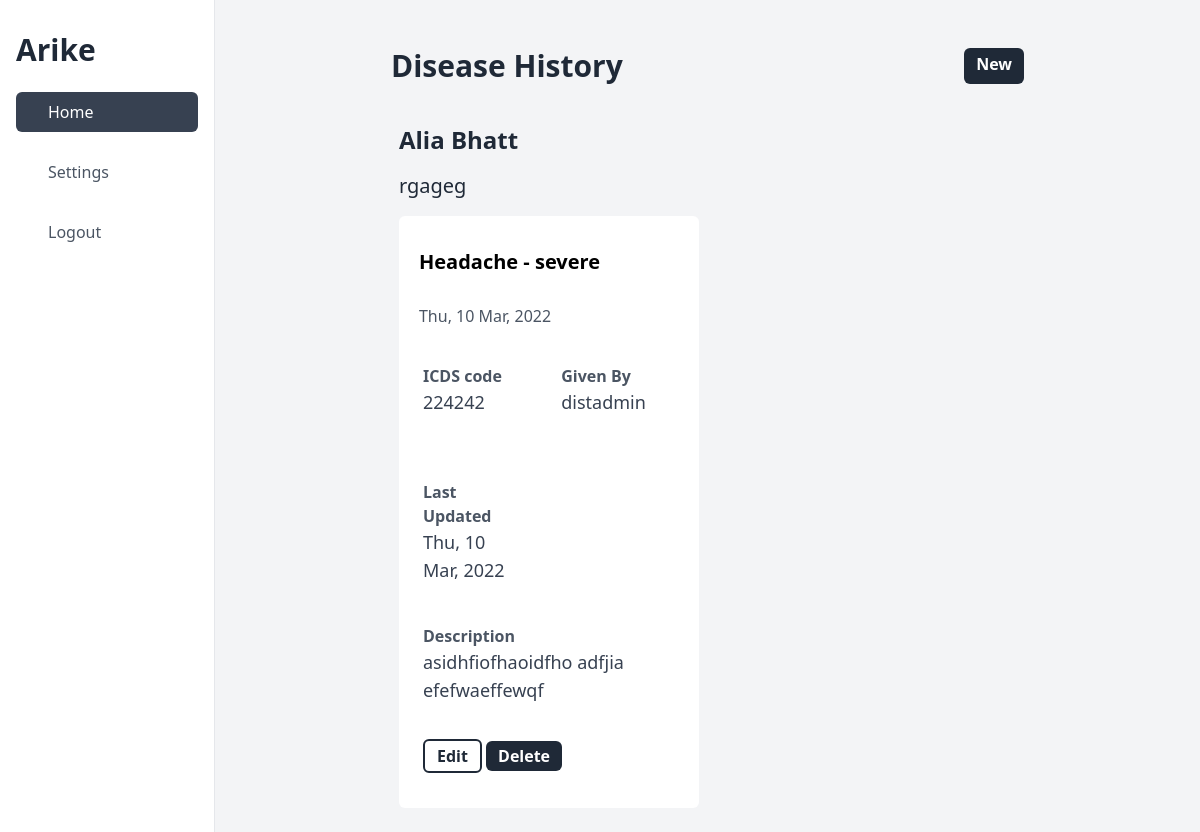
Screenshot of /list/diseasehistory/2 with the database file from the repository.
### apps/models.py (models this page shows, shortened)
class Patient(models.Model):
    full_name = models.CharField(max_length=150)
    date_of_birth = models.DateField()
    address = models.TextField(default="")
    landmark = models.CharField(max_length=100)
    phone = models.CharField(max_length=14, validators=[phone_number_regex])
    gender = models.CharField(max_length=20, choices=GENDER_CHOICES)
    emergency_phone_number = models.CharField(
        max_length=14, validators=[phone_number_regex]
    )
    expired_time = models.DateTimeField(blank=True, null=True)
    ward = models.ForeignKey(Ward, on_delete=models.PROTECT)
    facility = models.ForeignKey(Facility, on_delete=models.PROTECT, null=True)
    nurse = models.ForeignKey(
        CustomUser, blank=False, on_delete=models.PROTECT, null=True
    )
    created_at = models.DateTimeField(auto_now_add=True)
    updated_at = models.DateTimeField(auto_now=True)
    deleted = models.BooleanField(default=False)
    def __str__(self):
        return self.full_name

class DiseaseHistory(models.Model):
    name = models.CharField(max_length=35)
    icds_code = models.CharField(max_length=35)
    description = models.TextField(null=True)
    patient = models.ForeignKey(Patient, on_delete=models.PROTECT, null=True)
    treated_by = models.ForeignKey(CustomUser, on_delete=models.PROTECT, null=True)
    created_at = models.DateTimeField(auto_now_add=True, null=True)
    updated_at = models.DateTimeField(auto_now=True, null=True)
    deleted = models.BooleanField(default=False, null=True)

class CustomUser(AbstractUser):
    full_name = models.CharField(max_length=150, blank=True)
    role = models.CharField(choices=USER_ROLES, max_length=20, blank=False)
    phone = models.CharField(max_length=14, validators=[phone_number_regex])
    is_verified = models.BooleanField(default=True)
    district = models.ForeignKey(
        District, on_delete=models.PROTECT, blank=True, null=True
    )
    facility = models.ForeignKey(
        Facility, on_delete=models.PROTECT, blank=True, null=True
    )
    created_at = models.DateTimeField(auto_now_add=True)
    updated_at = models.DateTimeField(auto_now=True)
    deleted = models.BooleanField(default=False)

### apps/views.py (the view)
# urls.py: path("list/diseasehistory/<int:patient_id>", DiseaseHistoryListView.as_view()),
class DiseaseHistoryListView(ListView):
    model = DiseaseHistory
    template_name = "DiseaseHistory/list.html"
    context_object_name = "objects"
    def get_queryset(self):
        patient_id = self.kwargs["patient_id"]
        patient = Patient.objects.get(pk=patient_id)
        objects = DiseaseHistory.objects.filter(
            deleted=False, patient=patient
        ).order_by("-updated_at")
        return objects
    def get_context_data(self, **kwargs):
        context = super().get_context_data(**kwargs)
        context["patient_id"] = self.kwargs["patient_id"]
        context["patient"] = Patient.objects.get(pk=self.kwargs["patient_id"])
        return context

### templates/DiseaseHistory/list.html
{% extends "base_dashboard.html" %}
{% block content %}
    <div class="flex justify-between  my-8">
        <h1 class="text-3xl font-bold text-gray-800">Disease History</h1>
        <a class="bg-gray-800 text-white font-bold text-1xl px-3 py-1 rounded-md text-center" href="/create/diseasehistory/{{ patient_id }}">New</a>
    </div>
    <h1 class="text-2xl font-bold text-gray-800 m-2">{{ patient }}</h1>
    <h1 class="text-xl font-regular text-gray-800 m-2">{{ patient.address }}</h1>
    <div class="grid grid-cols-2 ">
        {% for object in objects %}
        <div class="px-3 py-2 bg-white m-2 rounded-md ">
            <div class="flex my-6">
                <p class="font-semibold text-xl px-2">{{ object.name }}</p>
            </div>
            <div class="text-gray-600 px-2 py-1">
            {{ object.created_at | date:"D, d M, Y"}}
            </div>
            <div class="grid grid-cols-2 ">
                <div class="pr-12 pl-3 py-2 mr-8 my-6">
                    <p class="text-gray-600 font-bold text-md">ICDS code</p>
                    <p class="text-gray-700 font-regular text-lg">{{ object.icds_code}}</p>
                </div>
                <div class="pr-12 pl-3 py-2 mr-8 my-6">
                    <p class="text-gray-600 font-bold text-md">Given By</p>
                    <p class="text-gray-700 font-regular text-lg">{{ object.treated_by }}</p>
                </div>
                <div class="pr-12 pl-3 py-2 mr-8 my-6">
                    <p class="text-gray-600 font-bold text-md">Last Updated</p>
                    <p class="text-gray-700 font-regular text-lg">{{ object.updated_at | date:"D, d M, Y" }}</p>
                </div>
            </div>
            <div class="pr-12 pl-3 py-2 mr-8 my-3">
                <p class="text-gray-600 font-bold text-md">Description</p>
                <p class="text-gray-700 font-regular text-lg">{{ object.description }}</p>
            </div>
            <div class="pr-12 pl-3 py-2 mr-8 my-6">
                <a class="bg-white text-gray-800 font-bold text-1xl px-3 py-1 rounded-md text-center border-2 border-gray-800" href="/update/diseasehistory/{{ object.id }}">Edit</a>
                <a class="bg-gray-800 text-white font-bold text-1xl px-3 py-1 rounded-md text-center" href="/delete/diseasehistory/{{ object.id }}">Delete</a>
            </div>
        </div>
        {% endfor %}
    </div>
{% endblock content %}

### rows the page displays
Patient: full_name "Alia Bhatt", address "rgageg"
DiseaseHistory: name "Headache - severe", created_at "Thu, 10 Mar, 2022", icds_code "224242", treated_by "distadmin", updated_at "Thu, 10 Mar, 2022", description "asidhfiofhaoidfho adfjia efefwaeffewqf"
